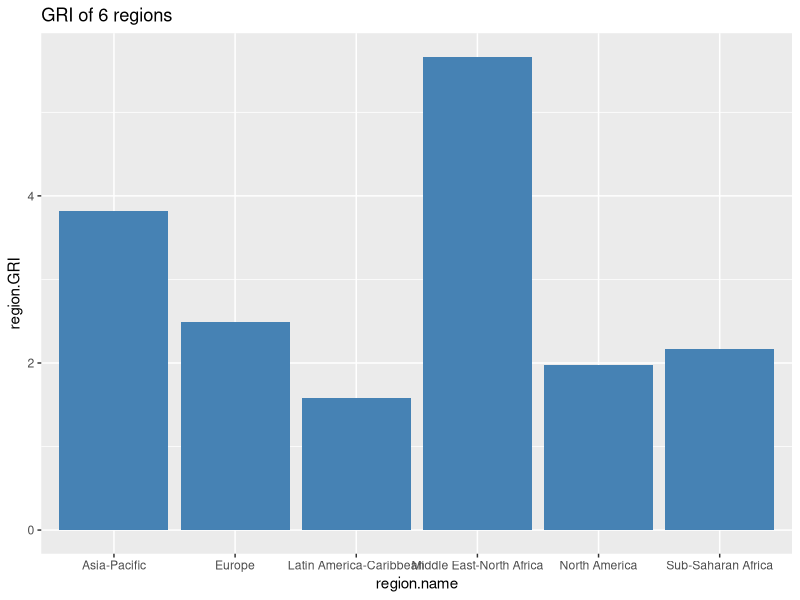
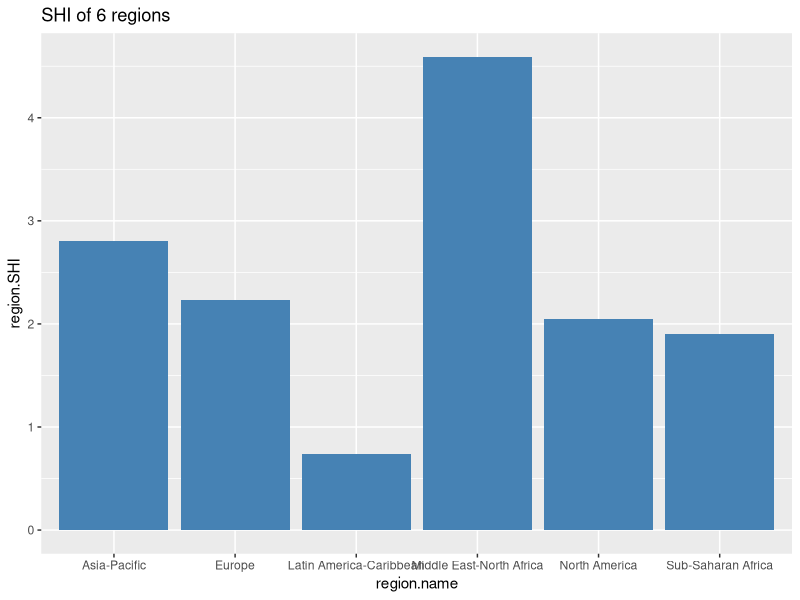
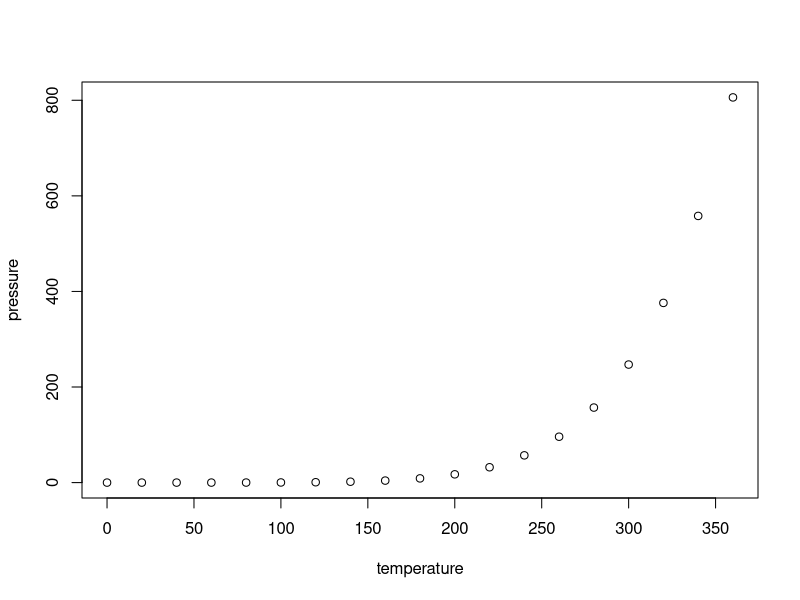

These figures' R source, in order:
## ---- chunk 1
knitr::opts_chunk$set(echo = TRUE)
## ---- chunk 2
library(foreign)
data <- read.dta("PublicDataSet_ReligiousRestrictions_2007to2014.dta")
View(data)
str(data)
## ---- chunk 3
library(ggplot2)
library(reshape2)
## ---- chunk 4
region.name <- c(unique(data[,"Region6"])) # find out how many regions in total
# Calculate the average GRI of 6 regions
region.GRI <- c()
for(i in unique(data[,"Region6"])){
  region.GRI <- c(region.GRI, mean(data[data[,"Region6"] == i,"GRI"]))
}
# Calculate the average SHI of 6 regions
region.SHI <- c()
for(i in unique(data[,"Region6"])){
  region.SHI <- c(region.SHI, mean(data[data[,"Region6"] == i,"SHI"]))
}
# Construct the region dataframe
region <- data.frame(region.name = region.name, region.GRI = region.GRI, region.SHI = region.SHI)
region
## Plot the GRI barchart
ggplot(region) + geom_bar(mapping = aes(x = region.name, y = region.GRI), stat = "identity", position = "dodge", fill = "steelblue") + labs(title = "GRI of 6 regions")

## Plot the SHI barchart
ggplot(region) + geom_bar(mapping = aes(x = region.name, y = region.SHI), stat = "identity", position = "dodge", fill = "steelblue") + labs(title = "SHI of 6 regions")

## ---- chunk 5
GRI.2007 <- c(); SHI.2007 <- c()
GRI.2008 <- c(); SHI.2008 <- c()
GRI.2009 <- c(); SHI.2009 <- c()
GRI.2010 <- c(); SHI.2010 <- c()
GRI.2011 <- c(); SHI.2011 <- c()
GRI.2012 <- c(); SHI.2012 <- c()
GRI.2013 <- c(); SHI.2013 <- c()
GRI.2014 <- c(); SHI.2014 <- c()

for(i in unique(data[,"Region6"])){
  GRI.2007 <- c(GRI.2007, mean(data[(data[,"Region6"] == i) & (data[,"Question_Year"] == 2007), "GRI"]))
  GRI.2008 <- c(GRI.2008, mean(data[(data[,"Region6"] == i) & (data[,"Question_Year"] == 2008), "GRI"]))
  GRI.2009 <- c(GRI.2009, mean(data[(data[,"Region6"] == i) & (data[,"Question_Year"] == 2009), "GRI"]))
  GRI.2010 <- c(GRI.2010, mean(data[(data[,"Region6"] == i) & (data[,"Question_Year"] == 2010), "GRI"]))
  GRI.2011 <- c(GRI.2011, mean(data[(data[,"Region6"] == i) & (data[,"Question_Year"] == 2011), "GRI"]))
  GRI.2012 <- c(GRI.2012, mean(data[(data[,"Region6"] == i) & (data[,"Question_Year"] == 2012), "GRI"]))
  GRI.2013 <- c(GRI.2013, mean(data[(data[,"Region6"] == i) & (data[,"Question_Year"] == 2013), "GRI"]))
  GRI.2014 <- c(GRI.2014, mean(data[(data[,"Region6"] == i) & (data[,"Question_Year"] == 2014), "GRI"]))
  
  SHI.2007 <- c(SHI.2007, mean(data[(data[,"Region6"] == i) & (data[,"Question_Year"] == 2007), "SHI"]))
  SHI.2008 <- c(SHI.2008, mean(data[(data[,"Region6"] == i) & (data[,"Question_Year"] == 2008), "SHI"]))
  SHI.2009 <- c(SHI.2009, mean(data[(data[,"Region6"] == i) & (data[,"Question_Year"] == 2009), "SHI"]))
  SHI.2010 <- c(SHI.2010, mean(data[(data[,"Region6"] == i) & (data[,"Question_Year"] == 2010), "SHI"]))
  SHI.2011 <- c(SHI.2011, mean(data[(data[,"Region6"] == i) & (data[,"Question_Year"] == 2011), "SHI"]))
  SHI.2012 <- c(SHI.2012, mean(data[(data[,"Region6"] == i) & (data[,"Question_Year"] == 2012), "SHI"]))
  SHI.2013 <- c(SHI.2013, mean(data[(data[,"Region6"] == i) & (data[,"Question_Year"] == 2013), "SHI"]))
  SHI.2014 <- c(SHI.2014, mean(data[(data[,"Region6"] == i) & (data[,"Question_Year"] == 2014), "SHI"]))
}

region['GRI.2007'] <- GRI.2007
region['GRI.2008'] <- GRI.2008
region['GRI.2009'] <- GRI.2009
region['GRI.2010'] <- GRI.2010
region['GRI.2011'] <- GRI.2011
region['GRI.2012'] <- GRI.2012
region['GRI.2013'] <- GRI.2013
region['GRI.2014'] <- GRI.2014

region['SHI.2007'] <- SHI.2007
region['SHI.2008'] <- SHI.2008
region['SHI.2009'] <- SHI.2009
region['SHI.2010'] <- SHI.2010
region['SHI.2011'] <- SHI.2011
region['SHI.2012'] <- SHI.2012
region['SHI.2013'] <- SHI.2013
region['SHI.2014'] <- SHI.2014
region
## ---- chunk 6
region.melt <- melt(region, id.vars = c("region.name"))
region.melt
## ---- chunk 7
library(plyr)
# find out the data in year 2007
country.2007 <- ddply(data,.(Ctry_EditorialName), function(x) x[x[,"Question_Year"] == 2007,])
## ---- chunk 8

## ---- chunk 9
plot(pressure)
